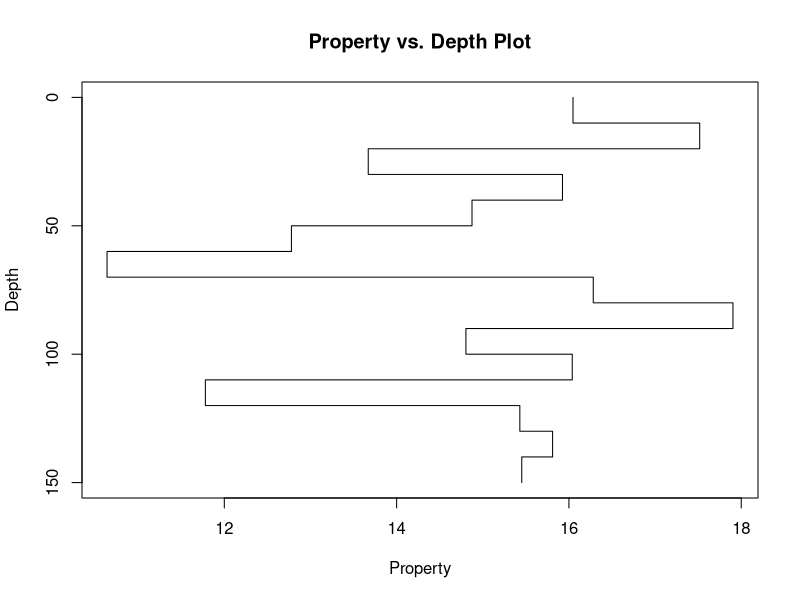

Reproduce this figure in R.
## generate some profile depths: 0 - 150, in 10 cm increments
depth <- seq(0,150, by=10)

## generate some property: random numbers in this case
prop <- rnorm(n=length(depth), mean=15, sd=2)

## since the 0 is not a depth, and we would like the graph to start from 0
## make the first property row (associated with depth 0) the same as the second
## property row
prop[1] <- prop[2]

## combine into a table: data read in from a spread sheet would already be in this format
soil <- data.frame(depth=depth, prop=prop)

## note the reversal of the y-axis with ylim=c(150,0)
plot(depth ~ prop, data=soil, ylim=c(150,0), type='s', ylab='Depth', xlab='Property', main='Property vs. Depth Plot')

#Really nice plots
#https://r-forge.r-project.org/scm/viewvc.php/*checkout*/docs/aqp/aqp-intro.html?root=aqp